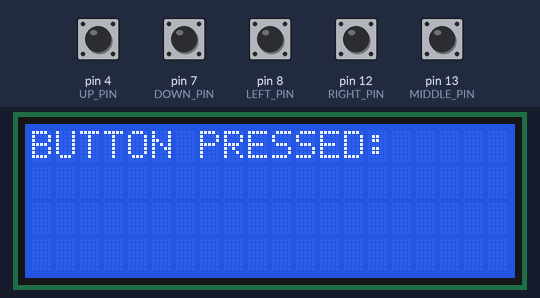
Recording of a sketch running on a simulated Arduino Uno, built with avr-gcc and run on an emulated ATmega328P. On the bench: 20×4 character LCD. The test bench sets the inputs (shaded band); at power-on: pin 4 (UP_PIN), pin 7 (DOWN_PIN), pin 8 (LEFT_PIN), pin 12 (RIGHT_PIN), pin 13 (MIDDLE_PIN) HIGH.

Above: at 3.2 s.
3.3 s: pin 4 (UP_PIN) pulled LOW for 0.15 s
At 4.6 s:
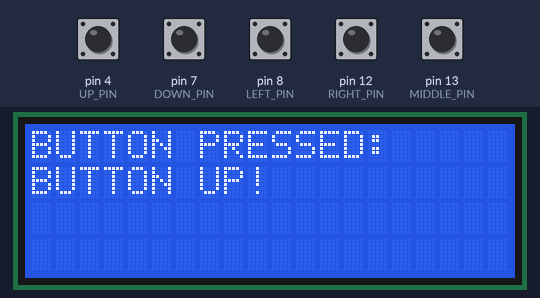
4.9 s: pin 7 (DOWN_PIN) pulled LOW for 0.15 s
At 6.0 s:
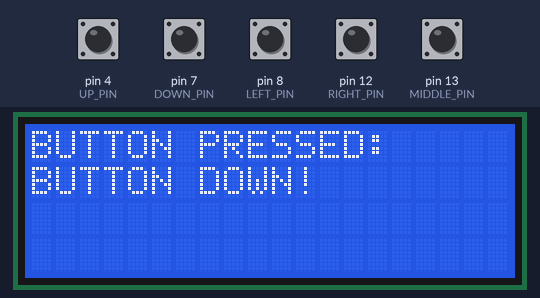
6.5 s: pin 8 (LEFT_PIN) pulled LOW for 0.15 s
At 7.3 s:
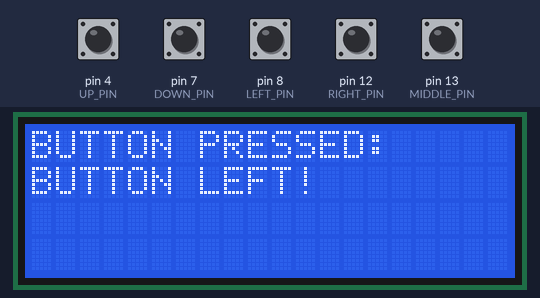
8.1 s: pin 12 (RIGHT_PIN) pulled LOW for 0.15 s
At 9.4 s:
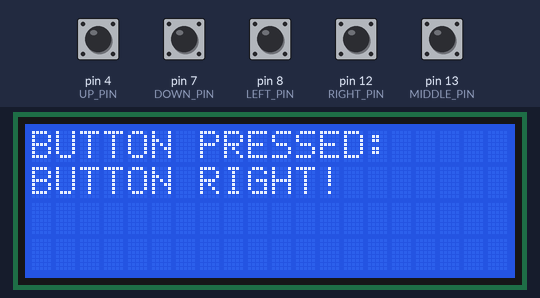
9.7 s: pin 13 (MIDDLE_PIN) pulled LOW for 0.15 s
At 10.9 s:
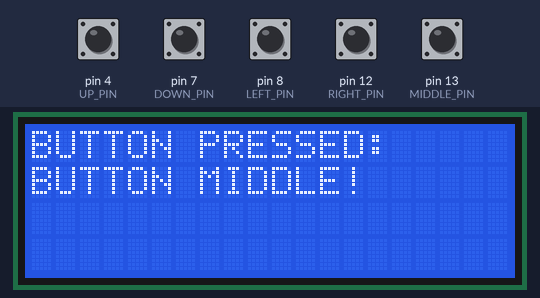
11.3 s: pin 4 (UP_PIN) pulled LOW for 1 s
At 13.4 s:
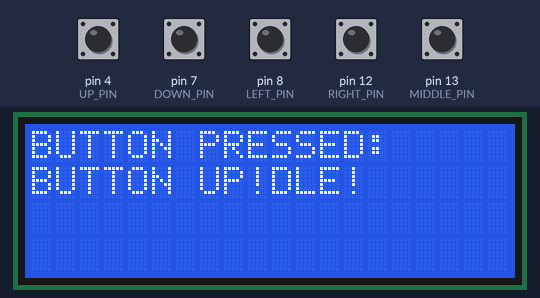
Timing chart, 0 to 14.8 s (numbered marks = the images above; inputs shaded):
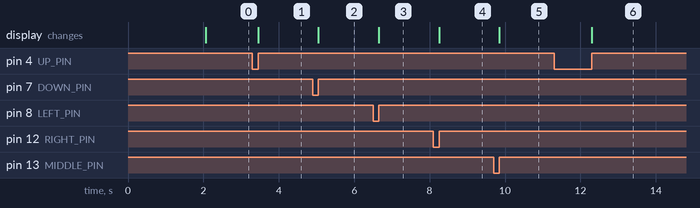

Measured:
- after the input at 3.3 s, the display: changes after 0.15 s (image 1)
- after the input at 4.9 s, the display: changes after 0.15 s (image 2)
- after the input at 6.5 s, the display: changes after 0.15 s (image 3)
- after the input at 8.1 s, the display: changes after 0.15 s (image 4)
- after the input at 9.7 s, the display: changes after 0.15 s (image 5)
- after the input at 11.3 s, the display: changes after 1.0 s (image 6)

The sketch:

LCD_BUTTONS.ino
```cpp
#include <LiquidCrystal.h>
#include <Button.h>

#define PULLUP true
#define INVERT true
#define DB_MS 20

const int RS = 0, EN = 1, D4 = 14, D5 = 15, D6 = 16, D7 = 17;
const int UP_PIN = 4, DOWN_PIN = 7, LEFT_PIN = 8, RIGHT_PIN = 12, MIDDLE_PIN = 13;

LiquidCrystal LCD(RS, EN, D4, D5, D6, D7);

Button UP(UP_PIN, PULLUP, INVERT, DB_MS);
Button DOWN(DOWN_PIN, PULLUP, INVERT, DB_MS);
Button LEFT(LEFT_PIN, PULLUP, INVERT, DB_MS);
Button RIGHT(RIGHT_PIN, PULLUP, INVERT, DB_MS);
Button MIDDLE(MIDDLE_PIN, PULLUP, INVERT, DB_MS);
boolean BUTTON_STATE;

void setup()
{
    delay(2000);
    LCD.begin(20, 4);
    LCD.print(F("BUTTON PRESSED:"));
}

void loop()
{
    LCD.setCursor(0,1);
    UP.read();
    DOWN.read();
    LEFT.read();
    RIGHT.read();
    MIDDLE.read();

    if (UP.wasReleased())
    {
        BUTTON_STATE = !BUTTON_STATE;
        LCD.print(F("BUTTON UP!"));
    }
    if (DOWN.wasReleased())
    {
        BUTTON_STATE = !BUTTON_STATE;
        LCD.print(F("BUTTON DOWN!"));
    }
    if (LEFT.wasReleased())
    {
        BUTTON_STATE = !BUTTON_STATE;
        LCD.print(F("BUTTON LEFT!"));
    }
    if (RIGHT.wasReleased())
    {
        BUTTON_STATE = !BUTTON_STATE;
        LCD.print(F("BUTTON RIGHT!"));
    }
    if (MIDDLE.wasReleased())
    {
        BUTTON_STATE = !BUTTON_STATE;
        LCD.print(F("BUTTON MIDDLE!"));
    }
}
```
